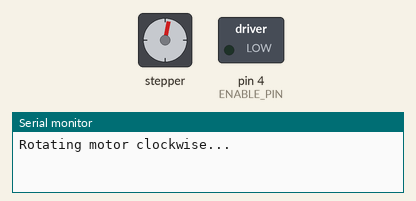
Simulated run of this sketch. Board: Arduino Uno, built with avr-gcc and run on an emulated ATmega328P. Parts: stepper motor, switched loads named in the sketch (green lamp = pin HIGH), the last lines printed to the serial monitor. Stepper angles assume 6400 steps per turn; pins used as bus, display or sensor lines are not drawn.

Above: at 1.0 s.
At 20.0 s:
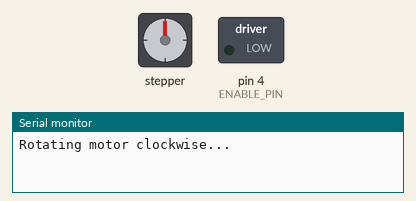
At 22.0 s:
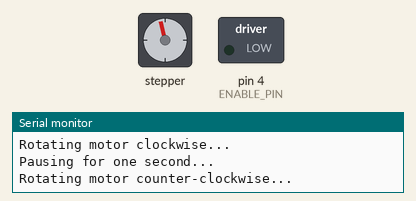
Timing chart, 0 to 40.0 s (numbered marks = the images above):
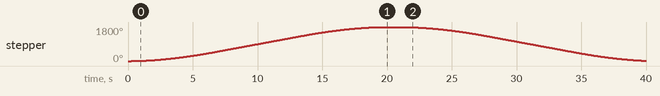

The sketch:

demo03.ino
```cpp
#include <AccelStepper.h>

// Define stepper motor connections and steps per revolution
#define DIRECTION_PIN 2  // Pin to set the direction of the stepper motor rotation
#define STEP_PIN 3       // Pin to send step pulses to the stepper motor driver
#define ENABLE_PIN 4     // Pin to enable the stepper motor driver

#define MS1_PIN 5          // Pin to set the microstepping mode of the stepper motor driver
#define MS2_PIN 6          // Pin to set the microstepping mode of the stepper motor driver
#define MS3_PIN 7          // Pin to set the microstepping mode of the stepper motor driver
#define STEPS_PER_REV 200  // Number of steps per revolution for the stepper motor
#define NUMBER_OF_REVOLUTIONS 5 // number of revolutions made

// Define the maximum speed and acceleration for the stepper motor
#define MAX_SPEED 3000    // Maximum speed in steps per second
#define ACCELERATION 500  // Acceleration in steps per second squared
#define MICROSTEPS 32     // number of microsteps to complete one full step

// Create an instance of the AccelStepper library for the stepper motor
AccelStepper stepper(AccelStepper::DRIVER, STEP_PIN, DIRECTION_PIN);

void motor_run()
{
	// poll the motor and step it if a step is due
	// implements acceleration to achieve the target position
	stepper.run();

	// reset position to zero when complete
	// if (stepper.distanceToGo() == 0) {
  //   Serial.println("Resetting Position");
	// 	stepper.setCurrentPosition(0);
	// }
}

// Define the functions for clockwise and counter-clockwise rotation
bool clockwise() {
  if (!stepper.isRunning()) {
    Serial.println("Rotating motor clockwise...");
    stepper.moveTo(MICROSTEPS * STEPS_PER_REV * NUMBER_OF_REVOLUTIONS);
  }
  motor_run();
  return stepper.isRunning();
}

bool counterClockwise() {
  if (!stepper.isRunning()) {
    Serial.println("Rotating motor counter-clockwise...");
    stepper.moveTo(0);
  }
  motor_run();
  return stepper.isRunning();
}

void setup() {
  // Set up serial communication
  Serial.begin(9600);  // initialize the serial port
  while (!Serial) {};  // await serial interface

  // Set the maximum speed and acceleration for the stepper motor
  stepper.setMaxSpeed(MAX_SPEED);
  stepper.setAcceleration(ACCELERATION);

  // Set up the pins for the DRV8825 controller
  pinMode(ENABLE_PIN, OUTPUT);
  pinMode(MS1_PIN, OUTPUT);
  pinMode(MS2_PIN, OUTPUT);
  pinMode(MS3_PIN, OUTPUT);

  // Set the microstepping mode to 1/32
  digitalWrite(MS1_PIN, HIGH);
  digitalWrite(MS2_PIN, HIGH);
  digitalWrite(MS3_PIN, HIGH);

  // Enable the stepper motor
  digitalWrite(ENABLE_PIN, LOW);
}

void loop() {
  bool running = true;
  while (running) {
    running = clockwise();
  }

  // Pause for one second before rotating the stepper motor counter-clockwise
  Serial.println("Pausing for one second...");
  delay(1000);

  running = true;
  while (running) {
    running = counterClockwise();
  }

  // Pause for one second before starting over
  Serial.println("Pausing for one second...");
  delay(1000);
}
```

Measured:
- by itself, stepper: turns 1800° clockwise in 19.7 s, then 1785° counter-clockwise in 18.9 s
